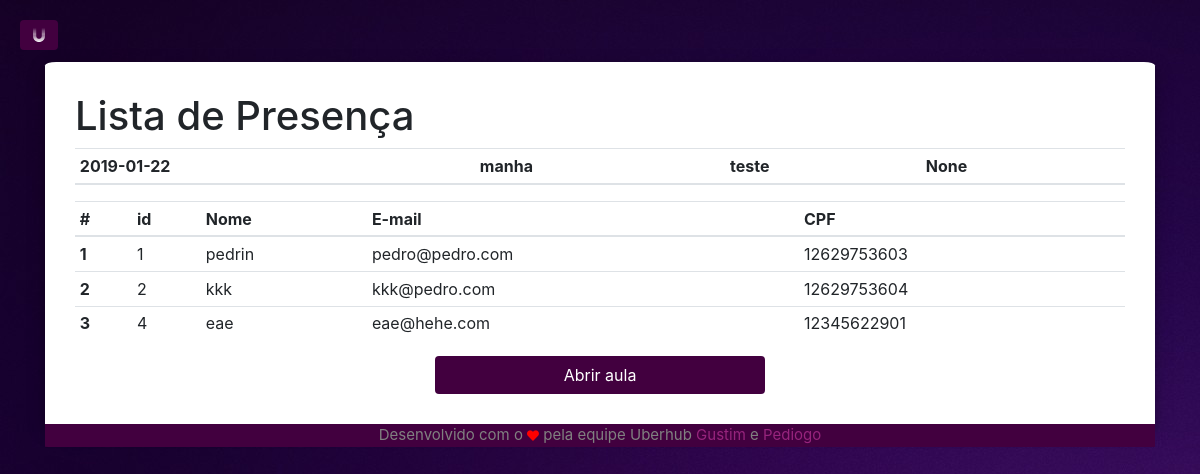
/lista/5 (signed in), run on the app's committed database.
### app/models/tables.py (models this page shows, shortened)
class Aula(db.Model):
    __tablename__ = "aula"
    id       = db.Column(db.Integer, primary_key=True, autoincrement=True)
    dia      = db.Column(db.Date)
    horario  = db.Column(db.String(5), CheckConstraint('horario="manha" or horario="tarde"'), nullable=False)
    nivel    = db.Column(db.String(15), nullable=False)
    ativa    = db.Column(db.Boolean, default=False, server_default=sa.sql.expression.false(), nullable=False)
    id_prof  = db.Column(db.Integer, db.ForeignKey('professor.id'))
    sala = db.Column(db.String(30), nullable=False)
    fk_professor =  db.relationship('Professor', foreign_keys=id_prof)

class Aluno(db.Model):
    __tablename__ = "aluno"
    id       = db.Column(db.Integer, primary_key=True, autoincrement=True)
    cpf      = db.Column(db.String(11), nullable=False, unique=True)
    email    = db.Column(db.String(50), nullable=False, unique=True)
    nome     = db.Column(db.String(50), nullable=False)
    telefone = db.Column(db.String(11))
    horario  = db.Column(db.String(5), CheckConstraint('horario IN ("manha", "tarde")'), nullable=False)
    ID_URI   = db.Column(db.String(5), unique=True)

### app/controllers/default.py (the view)
@app.route("/lista/")
@app.route("/lista/<id_aula>")
def lista(id_aula=None):
    if current_user.is_authenticated:
        if id_aula == None:
            id_aula = tables.Aula.query.filter_by(id_prof=current_user.id).order_by(tables.Aula.id.desc()).first().id
        aula = tables.Aula.query.filter_by(id=id_aula).first()
        alunos = session.query(tables.Aluno).join(tables.Presenca).filter_by(id_aula=id_aula).all()
        return render_template('home/table.html',
                                alunos=alunos, aula=aula)
    else:
        return redirect(url_for('login'))

### app/controllers/default.py (called while the page is built)
@lm.user_loader
def load_user(id):
    return tables.Professor.query.filter_by(id=id).first()

### app/models/tables.py (called while the page is built)
    @property
    def is_authenticated(self):
        return True

### app/templates/home/table.html (shortened to what this page needs)
{% extends 'base.html' %}
    {% block body %}
    <h1>Lista de Presença</h1>
    <table class="table table-hover table-sm">
        <thead>
          <tr>
            <th scope="col">{{ aula.dia }}</th>
            <th scope="col">{{ aula.horario }}</th>
            <th scope="col">{{ aula.nivel }}</th>
            <th scope="col">{{ aula.sala }}</th>
          </tr>
        </thead>
      </table>
      {% if alunos[0] %}
      <table class="table table-hover table-sm">
        <thead>
          <tr>
            <th scope="col">#</th>
            <th scope="col">id</th>
            <th scope="col">Nome</th>
            <th scope="col">E-mail</th>
            <th scope="col">CPF</th>
          </tr>
        </thead>
        <tbody>
          {% for aluno in alunos %}
          <tr>
            <th scope="row">{{ loop.index }}</th>
            <td>{{ aluno.id }}</td>
            <td>{{ aluno.nome }}</td>
            <td>{{ aluno.email }}</td>
            <td>{{ aluno.cpf }}</td>
          </tr>
          {% endfor %}
        </tbody>
      </table>
        {% if aula.ativa %}
        <div class="row">
          <div class="col-md mb">
          </div>
          <div class="col-md mb">
            <a href="{{ url_for('fecharaula', id_aula=aula.id) }}" class="btn" id="enviar">Fechar aula</a>
          </div>
          <div class="col-md mb">
          </div>
        </div>
        {% else %}
        <div class="row">
          <div class="col-md mb">
          </div>
          <div class="col-md mb">
            <a href="{{ url_for('abriraula', id_aula=aula.id) }}" class="btn" id="enviar">Abrir aula</a>
          </div>
          <div class="col-md mb">
          </div>
        </div>
        {% endif %}
      {% endif %}
    {% endblock %}

### app/static/home/simple-sidebar.css (style rules this page uses)
body.bg { overflow-x: hidden; background-image: url(../img/bg.jpg); background-color: #E6E6FA; background-repeat: no-repeat; background-attachment: fixed; }
html { scroll-behavior: smooth; }
#enviar { width: 100%; }
.btn { background-color: #42003f; color: white; }

### data on the page
Aula: dia "2019-01-22", horario "manha", nivel "teste", sala "None"
Aluno: id "1", nome "pedrin", email "pedro@pedro.com", cpf "12629753603"
Aluno: id "2", nome "kkk", email "kkk@pedro.com", cpf "12629753604"
Aluno: id "4", nome "eae", email "eae@hehe.com", cpf "12345622901"
